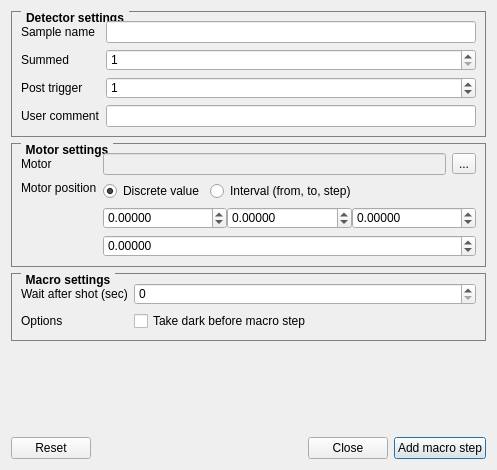
<?xml version="1.0" encoding="UTF-8"?>
<ui version="4.0">
 <class>Dialog</class>
 <widget class="QDialog" name="Dialog">
  <property name="windowModality">
   <enum>Qt::NonModal</enum>
  </property>
  <property name="enabled">
   <bool>true</bool>
  </property>
  <property name="geometry">
   <rect>
    <x>0</x>
    <y>0</y>
    <width>497</width>
    <height>470</height>
   </rect>
  </property>
  <property name="sizePolicy">
   <sizepolicy hsizetype="Fixed" vsizetype="Fixed">
    <horstretch>0</horstretch>
    <verstretch>0</verstretch>
   </sizepolicy>
  </property>
  <property name="windowTitle">
   <string>Add macro step</string>
  </property>
  <layout class="QHBoxLayout" name="horizontalLayout_2">
   <item>
    <layout class="QVBoxLayout" name="verticalLayout_3">
     <item>
      <widget class="QGroupBox" name="groupBox">
       <property name="styleSheet">
        <string notr="true">QGroupBox {
    border: 1px solid gray;
    margin-top: 0.5em;
 font-weight:bold
}

QGroupBox::title {
    subcontrol-origin: margin;
    left: 10px;
    padding: 0 3px 0 3px;
 font-weight:bold
   
}</string>
       </property>
       <property name="title">
        <string>Detector settings</string>
       </property>
       <layout class="QFormLayout" name="formLayout">
        <property name="fieldGrowthPolicy">
         <enum>QFormLayout::AllNonFixedFieldsGrow</enum>
        </property>
        <item row="0" column="0">
         <widget class="QLabel" name="label">
          <property name="text">
           <string>Sample name</string>
          </property>
         </widget>
        </item>
        <item row="0" column="1">
         <widget class="QLineEdit" name="macro_input_sampleName"/>
        </item>
        <item row="1" column="0">
         <widget class="QLabel" name="label_2">
          <property name="text">
           <string>Summed</string>
          </property>
         </widget>
        </item>
        <item row="1" column="1">
         <widget class="QSpinBox" name="macro_input_summed">
          <property name="minimum">
           <number>1</number>
          </property>
          <property name="maximum">
           <number>999999999</number>
          </property>
         </widget>
        </item>
        <item row="2" column="0">
         <widget class="QLabel" name="label_3">
          <property name="text">
           <string>Post trigger</string>
          </property>
         </widget>
        </item>
        <item row="2" column="1">
         <widget class="QSpinBox" name="macro_input_filesafter">
          <property name="maximum">
           <number>999999999</number>
          </property>
          <property name="value">
           <number>1</number>
          </property>
         </widget>
        </item>
        <item row="3" column="0">
         <widget class="QLabel" name="label_4">
          <property name="text">
           <string>User comment</string>
          </property>
         </widget>
        </item>
        <item row="3" column="1">
         <widget class="QLineEdit" name="macro_input_comment">
          <property name="maxLength">
           <number>900</number>
          </property>
         </widget>
        </item>
       </layout>
      </widget>
     </item>
     <item>
      <widget class="QGroupBox" name="groupBox_2">
       <property name="styleSheet">
        <string notr="true">QGroupBox {
    border: 1px solid gray;
    margin-top: 0.5em;
 font-weight:bold
}

QGroupBox::title {
    subcontrol-origin: margin;
    left: 10px;
    padding: 0 3px 0 3px;
 font-weight:bold
   
}</string>
       </property>
       <property name="title">
        <string>Motor settings</string>
       </property>
       <layout class="QFormLayout" name="formLayout_2">
        <property name="fieldGrowthPolicy">
         <enum>QFormLayout::AllNonFixedFieldsGrow</enum>
        </property>
        <item row="0" column="0">
         <widget class="QLabel" name="label_6">
          <property name="text">
           <string>Motor</string>
          </property>
         </widget>
        </item>
        <item row="0" column="1">
         <layout class="QHBoxLayout" name="horizontalLayout_3">
          <item>
           <widget class="QLineEdit" name="macro_input_motor">
            <property name="enabled">
             <bool>false</bool>
            </property>
           </widget>
          </item>
          <item>
           <widget class="QToolButton" name="macro_button_select_motor">
            <property name="cursor">
             <cursorShape>PointingHandCursor</cursorShape>
            </property>
            <property name="text">
             <string>...</string>
            </property>
           </widget>
          </item>
         </layout>
        </item>
        <item row="1" column="0">
         <widget class="QLabel" name="label_5">
          <property name="sizePolicy">
           <sizepolicy hsizetype="Preferred" vsizetype="Preferred">
            <horstretch>0</horstretch>
            <verstretch>0</verstretch>
           </sizepolicy>
          </property>
          <property name="contextMenuPolicy">
           <enum>Qt::DefaultContextMenu</enum>
          </property>
          <property name="toolTip">
           <string/>
          </property>
          <property name="whatsThis">
           <string extracomment="Set motor position"/>
          </property>
          <property name="autoFillBackground">
           <bool>false</bool>
          </property>
          <property name="text">
           <string>Motor position</string>
          </property>
          <property name="alignment">
           <set>Qt::AlignLeading|Qt::AlignLeft|Qt::AlignTop</set>
          </property>
         </widget>
        </item>
        <item row="1" column="1">
         <layout class="QGridLayout" name="gridLayout_2">
          <item row="0" column="0">
           <layout class="QHBoxLayout" name="horizontalLayout_4">
            <item>
             <widget class="QRadioButton" name="macro_select_discrete">
              <property name="cursor">
               <cursorShape>PointingHandCursor</cursorShape>
              </property>
              <property name="text">
               <string>Discrete value</string>
              </property>
              <property name="checked">
               <bool>true</bool>
              </property>
             </widget>
            </item>
            <item>
             <widget class="QRadioButton" name="macro_select_interval">
              <property name="cursor">
               <cursorShape>PointingHandCursor</cursorShape>
              </property>
              <property name="text">
               <string>Interval (from, to, step)</string>
              </property>
             </widget>
            </item>
            <item>
             <spacer name="horizontalSpacer_2">
              <property name="orientation">
               <enum>Qt::Horizontal</enum>
              </property>
              <property name="sizeHint" stdset="0">
               <size>
                <width>40</width>
                <height>20</height>
               </size>
              </property>
             </spacer>
            </item>
           </layout>
          </item>
          <item row="2" column="0">
           <widget class="QDoubleSpinBox" name="macro_input_position">
            <property name="decimals">
             <number>5</number>
            </property>
            <property name="minimum">
             <double>-99999.000000000000000</double>
            </property>
            <property name="maximum">
             <double>99999.000000000000000</double>
            </property>
           </widget>
          </item>
          <item row="1" column="0">
           <widget class="QWidget" name="macro_interval_controls" native="true">
            <property name="maximumSize">
             <size>
              <width>16777215</width>
              <height>27</height>
             </size>
            </property>
            <layout class="QHBoxLayout" name="lay1">
             <property name="spacing">
              <number>0</number>
             </property>
             <property name="margin">
              <number>0</number>
             </property>
             <item>
              <widget class="QDoubleSpinBox" name="macro_value_from">
               <property name="decimals">
                <number>5</number>
               </property>
               <property name="minimum">
                <double>-99999.000000000000000</double>
               </property>
               <property name="maximum">
                <double>99999.000000000000000</double>
               </property>
              </widget>
             </item>
             <item>
              <widget class="QDoubleSpinBox" name="macro_value_to">
               <property name="decimals">
                <number>5</number>
               </property>
               <property name="minimum">
                <double>-99999.000000000000000</double>
               </property>
               <property name="maximum">
                <double>99999.000000000000000</double>
               </property>
              </widget>
             </item>
             <item>
              <widget class="QDoubleSpinBox" name="macro_value_step">
               <property name="decimals">
                <number>5</number>
               </property>
               <property name="minimum">
                <double>-99999.000000000000000</double>
               </property>
               <property name="maximum">
                <double>99999.000000000000000</double>
               </property>
              </widget>
             </item>
            </layout>
           </widget>
          </item>
         </layout>
        </item>
       </layout>
      </widget>
     </item>
     <item>
      <widget class="QGroupBox" name="groupBox_3">
       <property name="styleSheet">
        <string notr="true">QGroupBox {
    border: 1px solid gray;
    margin-top: 0.5em;
 font-weight:bold
}

QGroupBox::title {
    subcontrol-origin: margin;
    left: 10px;
    padding: 0 3px 0 3px;
 font-weight:bold
   
}</string>
       </property>
       <property name="title">
        <string>Macro settings</string>
       </property>
       <layout class="QFormLayout" name="formLayout_3">
        <property name="fieldGrowthPolicy">
         <enum>QFormLayout::AllNonFixedFieldsGrow</enum>
        </property>
        <item row="0" column="0">
         <widget class="QLabel" name="label_7">
          <property name="text">
           <string>Wait after shot (sec)</string>
          </property>
         </widget>
        </item>
        <item row="0" column="1">
         <widget class="QSpinBox" name="macro_wait_time">
          <property name="maximum">
           <number>999999999</number>
          </property>
         </widget>
        </item>
        <item row="1" column="0">
         <widget class="QLabel" name="label_8">
          <property name="text">
           <string>Options</string>
          </property>
         </widget>
        </item>
        <item row="1" column="1">
         <layout class="QHBoxLayout" name="horizontalLayout_5">
          <item>
           <widget class="QCheckBox" name="check_take_dark">
            <property name="text">
             <string>Take dark before macro step</string>
            </property>
           </widget>
          </item>
          <item>
           <spacer name="horizontalSpacer_3">
            <property name="orientation">
             <enum>Qt::Horizontal</enum>
            </property>
            <property name="sizeHint" stdset="0">
             <size>
              <width>40</width>
              <height>20</height>
             </size>
            </property>
           </spacer>
          </item>
         </layout>
        </item>
       </layout>
      </widget>
     </item>
     <item>
      <spacer name="verticalSpacer">
       <property name="orientation">
        <enum>Qt::Vertical</enum>
       </property>
       <property name="sizeHint" stdset="0">
        <size>
         <width>0</width>
         <height>0</height>
        </size>
       </property>
      </spacer>
     </item>
     <item>
      <layout class="QHBoxLayout" name="horizontalLayout">
       <item>
        <widget class="QPushButton" name="macro_button_reset">
         <property name="focusPolicy">
          <enum>Qt::NoFocus</enum>
         </property>
         <property name="text">
          <string>Reset</string>
         </property>
        </widget>
       </item>
       <item>
        <spacer name="horizontalSpacer">
         <property name="orientation">
          <enum>Qt::Horizontal</enum>
         </property>
         <property name="sizeHint" stdset="0">
          <size>
           <width>40</width>
           <height>20</height>
          </size>
         </property>
        </spacer>
       </item>
       <item>
        <widget class="QPushButton" name="macro_button_close">
         <property name="focusPolicy">
          <enum>Qt::NoFocus</enum>
         </property>
         <property name="text">
          <string>Close</string>
         </property>
        </widget>
       </item>
       <item>
        <widget class="QPushButton" name="macro_button_add">
         <property name="focusPolicy">
          <enum>Qt::TabFocus</enum>
         </property>
         <property name="text">
          <string>Add macro step</string>
         </property>
        </widget>
       </item>
      </layout>
     </item>
    </layout>
   </item>
  </layout>
 </widget>
 <tabstops>
  <tabstop>macro_button_select_motor</tabstop>
  <tabstop>macro_button_add</tabstop>
  <tabstop>macro_input_motor</tabstop>
 </tabstops>
 <resources/>
 <connections>
  <connection>
   <sender>macro_button_reset</sender>
   <signal>clicked()</signal>
   <receiver>macro_input_position</receiver>
   <slot>clear()</slot>
   <hints>
    <hint type="sourcelabel">
     <x>87</x>
     <y>458</y>
    </hint>
    <hint type="destinationlabel">
     <x>475</x>
     <y>315</y>
    </hint>
   </hints>
  </connection>
  <connection>
   <sender>macro_button_reset</sender>
   <signal>clicked()</signal>
   <receiver>macro_value_from</receiver>
   <slot>clear()</slot>
   <hints>
    <hint type="sourcelabel">
     <x>65</x>
     <y>458</y>
    </hint>
    <hint type="destinationlabel">
     <x>238</x>
     <y>282</y>
    </hint>
   </hints>
  </connection>
  <connection>
   <sender>macro_button_reset</sender>
   <signal>clicked()</signal>
   <receiver>macro_value_to</receiver>
   <slot>clear()</slot>
   <hints>
    <hint type="sourcelabel">
     <x>95</x>
     <y>458</y>
    </hint>
    <hint type="destinationlabel">
     <x>356</x>
     <y>282</y>
    </hint>
   </hints>
  </connection>
  <connection>
   <sender>macro_button_reset</sender>
   <signal>clicked()</signal>
   <receiver>macro_value_step</receiver>
   <slot>clear()</slot>
   <hints>
    <hint type="sourcelabel">
     <x>52</x>
     <y>458</y>
    </hint>
    <hint type="destinationlabel">
     <x>475</x>
     <y>282</y>
    </hint>
   </hints>
  </connection>
  <connection>
   <sender>macro_button_reset</sender>
   <signal>clicked()</signal>
   <receiver>macro_input_filesafter</receiver>
   <slot>clear()</slot>
   <hints>
    <hint type="sourcelabel">
     <x>48</x>
     <y>458</y>
    </hint>
    <hint type="destinationlabel">
     <x>280</x>
     <y>102</y>
    </hint>
   </hints>
  </connection>
  <connection>
   <sender>macro_button_reset</sender>
   <signal>clicked()</signal>
   <receiver>macro_input_summed</receiver>
   <slot>clear()</slot>
   <hints>
    <hint type="sourcelabel">
     <x>45</x>
     <y>458</y>
    </hint>
    <hint type="destinationlabel">
     <x>285</x>
     <y>69</y>
    </hint>
   </hints>
  </connection>
  <connection>
   <sender>macro_button_reset</sender>
   <signal>clicked()</signal>
   <receiver>macro_input_sampleName</receiver>
   <slot>clear()</slot>
   <hints>
    <hint type="sourcelabel">
     <x>95</x>
     <y>458</y>
    </hint>
    <hint type="destinationlabel">
     <x>182</x>
     <y>35</y>
    </hint>
   </hints>
  </connection>
  <connection>
   <sender>macro_button_close</sender>
   <signal>clicked()</signal>
   <receiver>Dialog</receiver>
   <slot>close()</slot>
   <hints>
    <hint type="sourcelabel">
     <x>359</x>
     <y>458</y>
    </hint>
    <hint type="destinationlabel">
     <x>346</x>
     <y>347</y>
    </hint>
   </hints>
  </connection>
  <connection>
   <sender>macro_button_add</sender>
   <signal>clicked()</signal>
   <receiver>Dialog</receiver>
   <slot>action_add_macro()</slot>
   <hints>
    <hint type="sourcelabel">
     <x>485</x>
     <y>458</y>
    </hint>
    <hint type="destinationlabel">
     <x>373</x>
     <y>336</y>
    </hint>
   </hints>
  </connection>
  <connection>
   <sender>macro_select_discrete</sender>
   <signal>clicked(bool)</signal>
   <receiver>Dialog</receiver>
   <slot>action_select_discrete()</slot>
   <hints>
    <hint type="sourcelabel">
     <x>242</x>
     <y>248</y>
    </hint>
    <hint type="destinationlabel">
     <x>507</x>
     <y>124</y>
    </hint>
   </hints>
  </connection>
  <connection>
   <sender>macro_select_interval</sender>
   <signal>clicked(bool)</signal>
   <receiver>Dialog</receiver>
   <slot>action_select_interval()</slot>
   <hints>
    <hint type="sourcelabel">
     <x>428</x>
     <y>248</y>
    </hint>
    <hint type="destinationlabel">
     <x>507</x>
     <y>103</y>
    </hint>
   </hints>
  </connection>
 </connections>
 <slots>
  <slot>action_add_macro()</slot>
  <slot>action_select_discrete()</slot>
  <slot>action_select_interval()</slot>
 </slots>
</ui>
